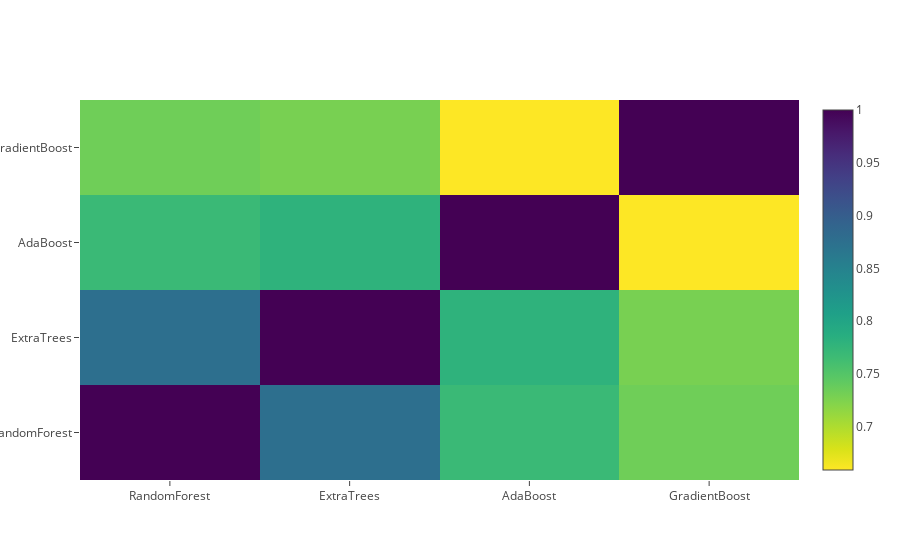

The cell this chart's notebook holds for it:
### Markdown cell above
**Correlation Heatmap of the Second Level Training set**

### Code cell
data = [
    go.Heatmap(
        z= base_predictions_train.astype(float).corr().values ,
        x=base_predictions_train.columns.values,
        y= base_predictions_train.columns.values,
          colorscale='Viridis',
            showscale=True,
            reversescale = True
    )
]
py.iplot(data, filename='labelled-heatmap')

### Figure 1 — Plotly figure (JSON) as saved in the notebook; plotly's stock layout.template omitted (floating-point values rounded to 4 significant figures)
{"data": [{"colorscale": "Viridis", "reversescale": true, "showscale": true, "type": "heatmap", "x": ["RandomForest", "ExtraTrees", "AdaBoost", "GradientBoost"], "y": ["RandomForest", "ExtraTrees", "AdaBoost", "GradientBoost"], "z": [[1.0, 0.8755, 0.7695, 0.7337], [0.8755, 1.0, 0.7798, 0.7289], [0.7695, 0.7798, 1.0, 0.6592], [0.7337, 0.7289, 0.6592, 1.0]]}], "layout": {}}
